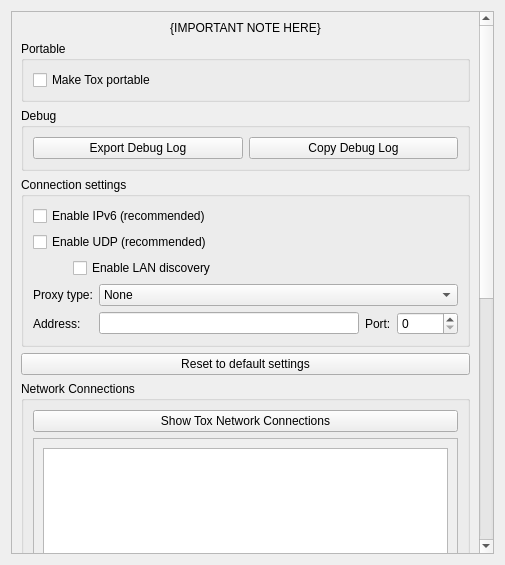
<?xml version="1.0" encoding="UTF-8"?>
<ui version="4.0">
 <class>AdvancedSettings</class>
 <widget class="QWidget" name="AdvancedSettings">
  <property name="geometry">
   <rect>
    <x>0</x>
    <y>0</y>
    <width>505</width>
    <height>565</height>
   </rect>
  </property>
  <property name="windowTitle">
   <string notr="true">Form</string>
  </property>
  <layout class="QVBoxLayout" name="verticalLayout">
   <item>
    <widget class="VerticalOnlyScroller" name="scrollArea">
     <property name="widgetResizable">
      <bool>true</bool>
     </property>
     <widget class="QWidget" name="scrollAreaWidgetContents">
      <property name="geometry">
       <rect>
        <x>0</x>
        <y>0</y>
        <width>489</width>
        <height>549</height>
       </rect>
      </property>
      <layout class="QVBoxLayout" name="verticalLayout_2">
       <item>
        <widget class="QLabel" name="warningLabel">
         <property name="text">
          <string notr="true">{IMPORTANT NOTE HERE}</string>
         </property>
         <property name="textFormat">
          <enum>Qt::RichText</enum>
         </property>
         <property name="alignment">
          <set>Qt::AlignCenter</set>
         </property>
         <property name="wordWrap">
          <bool>true</bool>
         </property>
         <property name="textInteractionFlags">
          <set>Qt::TextSelectableByKeyboard|Qt::TextSelectableByMouse</set>
         </property>
        </widget>
       </item>
       <item>
        <widget class="QGroupBox" name="ProtableGroup">
         <property name="title">
          <string>Portable</string>
         </property>
         <layout class="QVBoxLayout" name="verticalLayout_3">
          <item>
           <widget class="QCheckBox" name="cbMakeToxPortable">
            <property name="toolTip">
             <string extracomment="describes makeToxPortable checkbox">Save settings to the working directory instead of the usual conf dir</string>
            </property>
            <property name="text">
             <string>Make Tox portable</string>
            </property>
           </widget>
          </item>
         </layout>
        </widget>
       </item>
       <item>
        <widget class="QGroupBox" name="DebugGroup">
         <property name="title">
          <string>Debug</string>
         </property>
         <layout class="QHBoxLayout" name="horizontalLayout">
          <item>
           <widget class="QPushButton" name="btnExportLog">
            <property name="text">
             <string>Export Debug Log</string>
            </property>
           </widget>
          </item>
          <item>
           <widget class="QPushButton" name="btnCopyDebug">
            <property name="text">
             <string>Copy Debug Log</string>
            </property>
           </widget>
          </item>
         </layout>
        </widget>
       </item>
       <item>
        <widget class="QGroupBox" name="connectionGroup">
         <property name="title">
          <string>Connection settings</string>
         </property>
         <property name="alignment">
          <set>Qt::AlignLeading|Qt::AlignLeft|Qt::AlignTop</set>
         </property>
         <layout class="QVBoxLayout" name="verticalLayoutProxy">
          <property name="topMargin">
           <number>9</number>
          </property>
          <item>
           <layout class="QVBoxLayout" name="verticalLayout_5">
            <item>
             <widget class="QCheckBox" name="cbEnableIPv6">
              <property name="text">
               <string extracomment="Text on a checkbox to enable IPv6">Enable IPv6 (recommended)</string>
              </property>
             </widget>
            </item>
            <item>
             <widget class="QCheckBox" name="cbEnableUDP">
              <property name="toolTip">
               <string extracomment="force tcp checkbox tooltip">Disabling this allows, e.g., Tox over Tor. It adds load to the Tox network however, so uncheck only when necessary.</string>
              </property>
              <property name="text">
               <string extracomment="Text on checkbox to disable UDP">Enable UDP (recommended)</string>
              </property>
             </widget>
            </item>
            <item>
             <layout class="QVBoxLayout" name="verticalLayout_6">
              <property name="leftMargin">
               <number>40</number>
              </property>
              <item>
               <widget class="QCheckBox" name="cbEnableLanDiscovery">
                <property name="text">
                 <string>Enable LAN discovery</string>
                </property>
               </widget>
              </item>
             </layout>
            </item>
           </layout>
          </item>
          <item>
           <layout class="QGridLayout" name="proxyLayout">
            <item row="1" column="0">
             <widget class="QLabel" name="proxyTypeLabel">
              <property name="text">
               <string>Proxy type:</string>
              </property>
             </widget>
            </item>
            <item row="2" column="3">
             <widget class="QSpinBox" name="proxyPort">
              <property name="minimum">
               <number>0</number>
              </property>
              <property name="maximum">
               <number>65535</number>
              </property>
             </widget>
            </item>
            <item row="2" column="0">
             <widget class="QLabel" name="proxyAddrLabel">
              <property name="text">
               <string extracomment="Text on proxy addr label">Address:</string>
              </property>
             </widget>
            </item>
            <item row="2" column="1">
             <widget class="QLineEdit" name="proxyAddr"/>
            </item>
            <item row="2" column="2">
             <widget class="QLabel" name="proxyPortLabel">
              <property name="text">
               <string extracomment="Text on proxy port label">Port:</string>
              </property>
             </widget>
            </item>
            <item row="1" column="1" colspan="3">
             <widget class="QComboBox" name="proxyType">
              <property name="sizePolicy">
               <sizepolicy hsizetype="Expanding" vsizetype="Fixed">
                <horstretch>0</horstretch>
                <verstretch>0</verstretch>
               </sizepolicy>
              </property>
              <item>
               <property name="text">
                <string>None</string>
               </property>
              </item>
              <item>
               <property name="text">
                <string>SOCKS5</string>
               </property>
              </item>
              <item>
               <property name="text">
                <string>HTTP</string>
               </property>
              </item>
             </widget>
            </item>
           </layout>
          </item>
          <item>
           <layout class="QHBoxLayout" name="horizontalLayout_4"/>
          </item>
         </layout>
        </widget>
       </item>
       <item>
        <widget class="QPushButton" name="resetButton">
         <property name="text">
          <string>Reset to default settings</string>
         </property>
        </widget>
       </item>
       <item>
        <widget class="QGroupBox" name="NetworkconGroup1">
         <property name="minimumSize">
          <size>
           <width>0</width>
           <height>600</height>
          </size>
         </property>
         <property name="baseSize">
          <size>
           <width>0</width>
           <height>0</height>
          </size>
         </property>
         <property name="title">
          <string>Network Connections</string>
         </property>
         <layout class="QVBoxLayout" name="verticalLayout_4">
          <item>
           <widget class="QPushButton" name="btnShownetcon">
            <property name="toolTip">
             <string>This is still in BETA. It will show the network connections that toxcore is currently using</string>
            </property>
            <property name="text">
             <string>Show Tox Network Connections</string>
            </property>
           </widget>
          </item>
          <item>
           <widget class="QScrollArea" name="scrollArea_2">
            <property name="widgetResizable">
             <bool>true</bool>
            </property>
            <widget class="QWidget" name="scrollAreaWidgetContents_2">
             <property name="geometry">
              <rect>
               <x>0</x>
               <y>0</y>
               <width>1008</width>
               <height>459</height>
              </rect>
             </property>
             <layout class="QVBoxLayout" name="verticalLayout_7">
              <item>
               <widget class="QTextEdit" name="textShownetcon">
                <property name="readOnly">
                 <bool>true</bool>
                </property>
                <property name="acceptRichText">
                 <bool>false</bool>
                </property>
               </widget>
              </item>
             </layout>
            </widget>
           </widget>
          </item>
         </layout>
         <zorder>scrollArea_2</zorder>
         <zorder>btnShownetcon</zorder>
        </widget>
       </item>
       <item>
        <spacer name="verticalSpacer">
         <property name="orientation">
          <enum>Qt::Vertical</enum>
         </property>
         <property name="sizeHint" stdset="0">
          <size>
           <width>20</width>
           <height>40</height>
          </size>
         </property>
        </spacer>
       </item>
      </layout>
     </widget>
    </widget>
   </item>
  </layout>
 </widget>
 <customwidgets>
  <customwidget>
   <class>VerticalOnlyScroller</class>
   <extends>QScrollArea</extends>
   <header>src/widget/form/settings/verticalonlyscroller.h</header>
   <container>1</container>
  </customwidget>
 </customwidgets>
 <tabstops>
  <tabstop>scrollArea</tabstop>
  <tabstop>cbMakeToxPortable</tabstop>
  <tabstop>btnExportLog</tabstop>
  <tabstop>btnCopyDebug</tabstop>
  <tabstop>cbEnableIPv6</tabstop>
  <tabstop>cbEnableUDP</tabstop>
  <tabstop>proxyType</tabstop>
  <tabstop>proxyAddr</tabstop>
  <tabstop>proxyPort</tabstop>
  <tabstop>resetButton</tabstop>
 </tabstops>
 <resources/>
 <connections/>
</ui>
